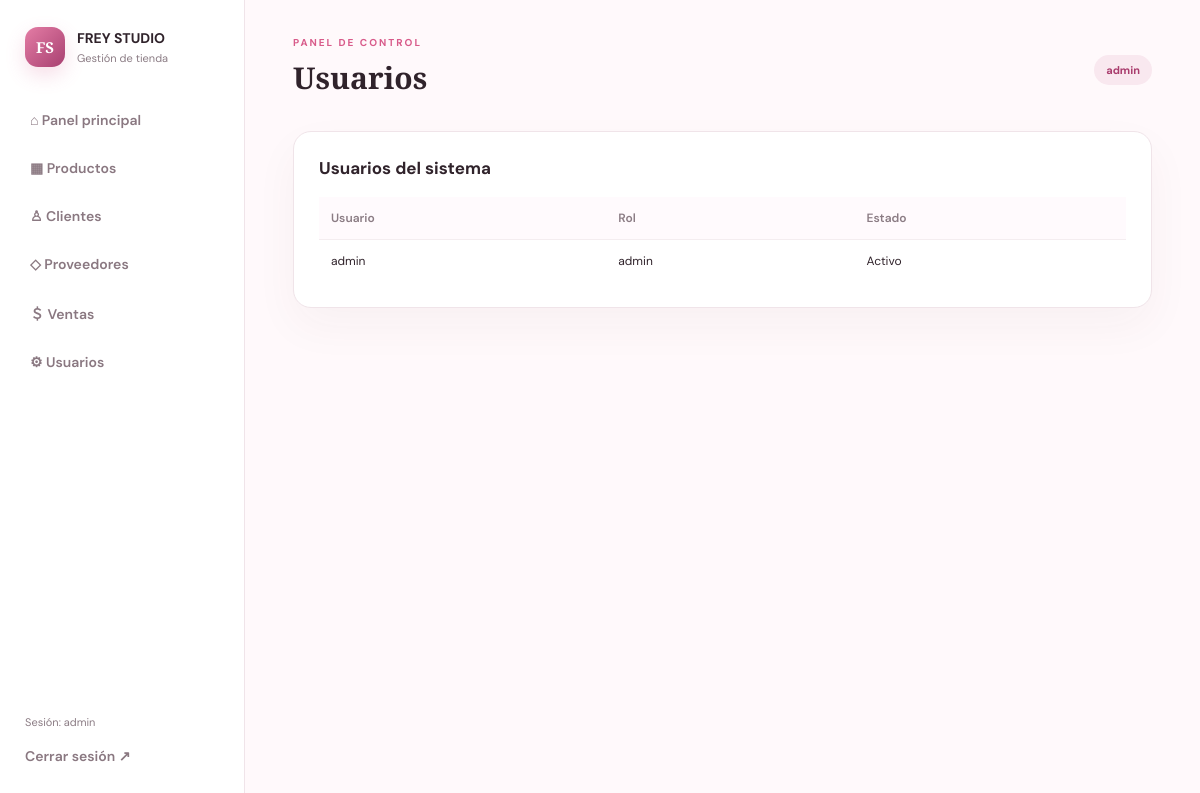
/index.php?page=users (signed in), run on the app's committed database.
### tables this page shows
CREATE TABLE usuarios (
 id_usuario INT AUTO_INCREMENT PRIMARY KEY,
 nombre_usuario VARCHAR(60) NOT NULL UNIQUE,
 password_hash VARCHAR(255) NOT NULL,
 rol ENUM('admin','vendedor') NOT NULL DEFAULT 'vendedor',
 activo TINYINT(1) NOT NULL DEFAULT 1,
 creado_en TIMESTAMP DEFAULT CURRENT_TIMESTAMP
);

### bootstrap.php (called while the page is built, shortened)
<?php
require_once __DIR__ . '/../config/database.php';
function e(?string $value): string { return htmlspecialchars($value ?? '', ENT_QUOTES, 'UTF-8'); }

### database.php (called while the page is built, shortened)
<?php
function db(): PDO
{
    $dsn = 'mysql:host=' . DB_HOST . ';dbname=' . DB_NAME . ';charset=utf8mb4';
    $pdo = new PDO($dsn, DB_USER, DB_PASS, [
        PDO::ATTR_ERRMODE => PDO::ERRMODE_EXCEPTION,
        PDO::ATTR_DEFAULT_FETCH_MODE => PDO::FETCH_ASSOC,
        PDO::ATTR_EMULATE_PREPARES => false,
    ]);
    return $pdo;
}

### index.php (the view, shortened to what this page needs)
<?php
require_once __DIR__ . '/../includes/bootstrap.php';
$page = $_GET['page'] ?? (empty($_SESSION['user']) ? 'login' : 'dashboard');
$error = '';
function active_link(string $page,string $target): string { return $page===$target?'active':''; }
?><!doctype html><html lang="es"><head><meta charset="utf-8"><meta name="viewport" content="width=device-width,initial-scale=1"><title>FREY STUDIO</title><link rel="stylesheet" href="assets/style.css"></head><body>
<?php if($page==='login'): ?><main class="login-wrap"><section class="login-card"><div class="brand-mark">FS</div><p class="eyebrow">TIENDA DE MAQUILLAJE</p><h1>FREY STUDIO</h1><p class="muted">Sistema de gestión</p><?php if($error):?><div class="alert"><?=e($error)?></div><?php endif;?><form method="post"><input type="hidden" name="csrf" value="<?=e(csrf_token())?>"><label>Usuario<input name="usuario" required autocomplete="username"></label><label>Contraseña<input type="password" name="password" required autocomplete="current-password"></label><button class="btn primary full">Ingresar</button></form><small>Demo local: admin / Admin123!</small></section></main>
<?php else: ?><div class="app"><aside class="sidebar"><div class="brand"><span class="brand-mark small">FS</span><div><strong>FREY STUDIO</strong><small>Gestión de tienda</small></div></div><nav><a class="<?=active_link($page,'dashboard')?>" href="index.php?page=dashboard">⌂ Panel principal</a><a class="<?=active_link($page,'products')?>" href="index.php?page=products">▦ Productos</a><a class="<?=active_link($page,'clients')?>" href="index.php?page=clients">♙ Clientes</a><a class="<?=active_link($page,'providers')?>" href="index.php?page=providers">◇ Proveedores</a><a class="<?=active_link($page,'sales')?>" href="index.php?page=sales">＄ Ventas</a><?php if(($_SESSION['user']['rol']??'')==='admin'):?><a href="index.php?page=users">⚙ Usuarios</a><?php endif;?></nav><div class="sidebar-bottom"><small>Sesión: <?=e($_SESSION['user']['nombre']??'')?></small><a href="index.php?page=logout">Cerrar sesión ↗</a></div></aside><main class="main"><header class="topbar"><div><p class="eyebrow">PANEL DE CONTROL</p><h1><?=e(match($page){'products'=>'Productos','clients'=>'Clientes','providers'=>'Proveedores','sales'=>'Ventas','users'=>'Usuarios',default=>'Resumen general'})?></h1></div><span class="role-pill"><?=e($_SESSION['user']['rol']??'')?></span></header>
<?php switch($page){case 'products':require __DIR__.'/../modules/products.php';render_products();break;case 'clients':require __DIR__.'/../modules/clients.php';render_clients();break;case 'providers':require __DIR__.'/../modules/providers.php';render_providers();break;case 'sales':require __DIR__.'/../modules/sales.php';render_sales();break;case 'users':$users=db()->query('SELECT nombre_usuario,rol,activo FROM usuarios ORDER BY id_usuario')->fetchAll();echo '<section class="panel"><h2>Usuarios del sistema</h2><table><tr><th>Usuario</th><th>Rol</th><th>Estado</th></tr>';foreach($users as $u)echo '<tr><td>'.e($u['nombre_usuario']).'</td><td>'.e($u['rol']).'</td><td>'.($u['activo']?'Activo':'Inactivo').'</td></tr>';echo '</table></section>';break;default:require __DIR__.'/../modules/dashboard.php';render_dashboard();}?></main></div><?php endif;?></body></html>

### style.css (style rules this page uses)
:root { --ink:#30232b;--muted:#8b7c84;--pink:#d85b8a;--rose:#f9e8ef;--line:#f0e4e9;--bg:#fff9fb;--green:#23845b;--shadow:0 18px 45px #5e25300b }
* { box-sizing:border-box }
body { margin:0;background:var(--bg);color:var(--ink);font-family:'DM Sans',sans-serif;font-size:14px }
h1,h2,p { margin-top:0 }
h1 { font:700 30px 'Playfair Display',serif;margin-bottom:6px }
h2 { font-size:17px;margin-bottom:18px }
small,.muted { color:var(--muted) }
.eyebrow { font-size:10px;font-weight:700;letter-spacing:2px;color:var(--pink);margin-bottom:8px }
.app { display:flex;min-height:100vh }
.sidebar { width:245px;background:#fff;border-right:1px solid var(--line);padding:27px 17px;display:flex;flex-direction:column;flex-shrink:0 }
.brand { display:flex;align-items:center;gap:12px;padding:0 8px 32px }
.brand strong,.brand small { display:block }
.brand small { font-size:11px;margin-top:4px }
.brand-mark { width:54px;height:54px;display:grid;place-items:center;border-radius:17px;background:linear-gradient(135deg,#e47da5,#a84071);color:#fff;font:700 19px 'Playfair Display',serif;box-shadow:0 8px 20px #d85b8a33 }
.brand-mark.small { width:40px;height:40px;border-radius:13px;font-size:15px }
nav { display:grid;gap:6px }
nav a,.sidebar-bottom a { color:#8a7881;text-decoration:none;padding:12px 13px;border-radius:11px;font-weight:600 }
.sidebar-bottom { margin-top:auto;display:grid;gap:10px;padding:18px 8px 0 }
.sidebar-bottom small { font-size:11px }
.sidebar-bottom a { padding:8px 0 }
.main { padding:36px clamp(20px,4vw,56px);width:calc(100% - 245px);max-width:1600px }
.topbar { display:flex;justify-content:space-between;align-items:center;margin-bottom:27px }
.role-pill,.count { font-size:11px;background:var(--rose);color:#a93c6d;padding:8px 12px;border-radius:20px;font-weight:700 }
.stat-card,.panel { background:#fff;border:1px solid var(--line);border-radius:18px;box-shadow:var(--shadow) }
.panel { padding:25px;margin-bottom:20px;overflow:auto }
table { border-collapse:collapse;width:100%;min-width:540px }
th,td { text-align:left;padding:13px 12px;border-bottom:1px solid #f4edf0;font-size:12px }
th { color:var(--muted);font-weight:600;background:#fffafd }
tr:last-child td { border-bottom:0 }

### data on the page
usuarios: nombre_usuario "admin", rol "admin", activo "Activo"

### other printed values
$_SESSION['user']['nombre'] "admin"
$_SESSION['user']['rol'] "admin"
